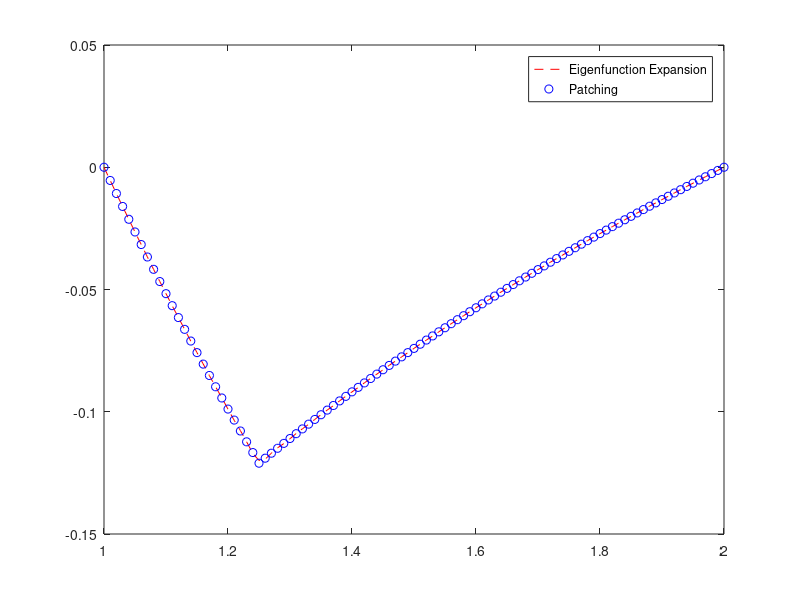

Here is the MATLAB script that generated this plot:
x = 1:0.01:2;
x1 = 1.25;

g1 = zeros(size(x));

for i = 1:50
    g1 = g1 - ((2*log(2))/(i^2*pi^2))*(sin(i*pi*log(x)/log(2))*sin(i*pi*log(x1)/log(2))/x1)
end 

for i = 1:length(x)
    if x(i) < x1 
        g2(i) = (log(x1)/(x1*log(2)) - 1/x1)*log(x(i));
    else
        g2(i) = (log(x1)/(x1*log(2)))*log(x(i)) - log(x1)/x1;
    end
end

plot(x, g1,'r--', x, g2,'bo');
legend('Eigenfunction Expansion', 'Patching');
ax.FontSize = 20;
